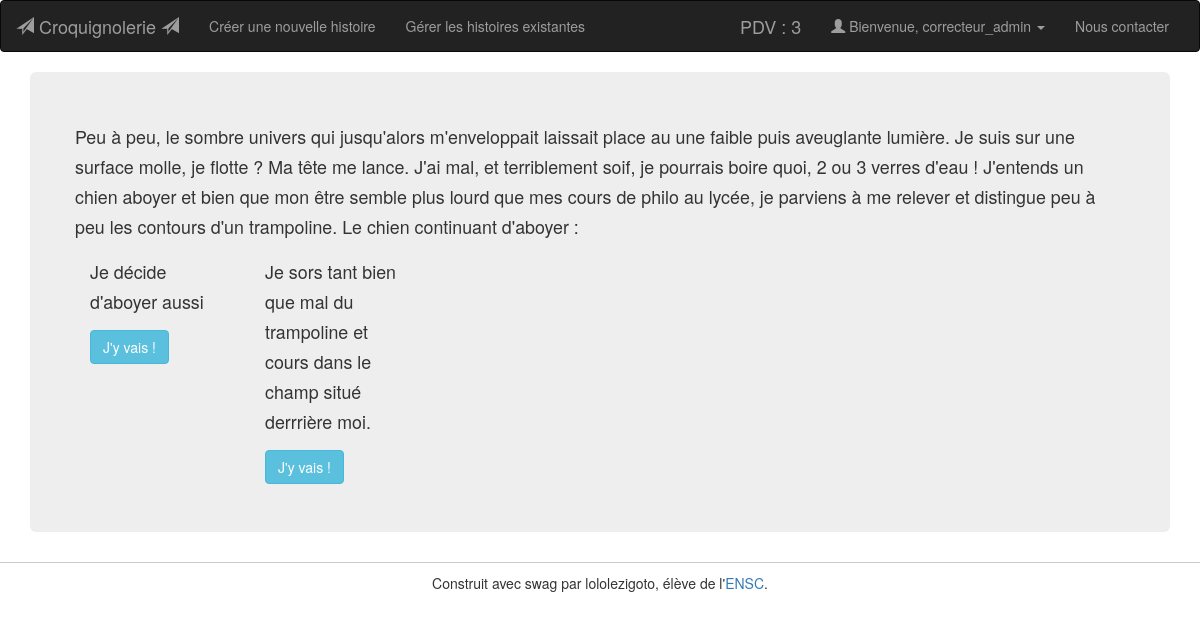
Screenshot of /firstpage.php?story=Désolé pour hier soir&id=1 (signed in) with the database file from the repository.
### tables this page shows
CREATE TABLE `partie_en_cours` (
  `id_partie` int(11) NOT NULL,
  `id_histoire` int(11) DEFAULT NULL,
  `nb_pdv` int(11) NOT NULL DEFAULT '3',
  `id_page_arret` int(11) DEFAULT NULL,
  `resume_partie` text,
  `matricule` int(11) NOT NULL
);

CREATE TABLE `pages` (
  `id_pages` int(11) NOT NULL,
  `text_page` text,
  `id_histoire` int(11) DEFAULT NULL,
  `desc_courte` text,
  `est_victoire_echec` tinyint(4) NOT NULL DEFAULT '1' COMMENT '0 pour echec, 1 pour ni victoire ni defaite, 2 pour victoire',
  `is_first_page` tinyint(1) NOT NULL DEFAULT '0'
);

CREATE TABLE `liens_pages` (
  `id_lien` int(11) NOT NULL,
  `id_page_depart` int(11) DEFAULT NULL,
  `id_page_arrivee` int(11) NOT NULL,
  `id_histoire` int(11) NOT NULL
);

### firstpage.php (the view, shortened to what this page needs)
<?php
$id = $_GET["id"];
$titrehistoire = $_GET["story"];
?>
<!doctype html>
<html>
<?php include("includes/connect.php");
$maRequete = "SELECT * FROM pages WHERE id_pages = 1";
    $response = $BDD->query($maRequete);
    $ligne = $response->fetch();
    $idpage = $ligne["id_pages"];
    $texte = $ligne["text_page"];
    $idhistoire = $ligne["id_histoire"];
$matricule=$_SESSION["matricule"];
$infoPartie=$BDD->query("SELECT * FROM partie_en_cours WHERE matricule=$matricule");
$lignePartie=$infoPartie->fetch();
$pdv=$lignePartie['nb_pdv'];
?>
<head>
    <link href="lib/bootstrap/css/bootstrap.min.css" rel="stylesheet">
    <link href="css/style.css" rel="stylesheet">
</head>
<body>
<?php
if(!empty($_SESSION['user']))
    include("includes/navbar_connected.php");
else
    include("includes/navbar.php");
?>
<div class="container">
        <div class="jumbotron">
            <div class="row">
                <div class="col- 1">
                    <p><small><?= $texte?></small></p>
                </div>
                <?php
                $maRequete2 = "SELECT * FROM liens_pages WHERE id_histoire = $id AND id_page_depart = $idpage";
                $response2 = $BDD->query($maRequete2);
                $nbchoix = $response2->rowCount();
                foreach ($response2 as $ligne2)
                {
                    $idpagechoix = $ligne2["id_page_arrivee"];
                    $maRequete3 = "SELECT * FROM pages WHERE id_pages = $idpagechoix";
                    $response3 = $BDD->query($maRequete3);
                    $ligne3 = $response3->fetch();
                    $descourte = $ligne3["desc_courte"];
                    ?>
                    <div class="col-sm-<?=$nbchoix?>">
                    <p><small><?= $descourte?></small></p>
                    <a href="page.php?story=<?=$titrehistoire?>&idstory=<?=$idhistoire?>&idpage=<?=$idpagechoix?>" class="btn btn-info" role="button"> J'y vais !</a>
                </div>
                <?php
                }
                ?>
            </div>
        </div>
            </div>
    <footer class="footer">
    Construit avec swag par lololezigoto, élève de l'<a href="https://www.ensc.fr">ENSC</a>.
</footer></div>
<script src="lib/bootstrap/js/bootstrap.min.js"></script></body>
</html>

### includes/navbar_connected.php (shortened to what this page needs)
<nav class="navbar fixed-top navbar-inverse">
  <div class="container-fluid">
    <div class="navbar-header">
      <a class="navbar-brand" href="index.php"> <span class="glyphicon glyphicon-send"></span> Croquignolerie <span class="glyphicon glyphicon-send"></span>
      </a>
    </div>
    <div class="collapse navbar-collapse" id="navbar-collapse-target">
                    <?php
                    if(isset($_SESSION['isAdmin']))
                        if($_SESSION['isAdmin']==1){?>
                                        <ul class="nav navbar-nav">
                                <li><a href="histoire_add.php">Créer une nouvelle histoire</a></li>
                            </ul>
                            <ul class="nav navbar-nav">
                                <li><a href="all_histoires_admin.php">Gérer les histoires existantes</a></li>
                            </ul>
                        <?php } ?>
                                <ul class="nav navbar-nav navbar-right">
                                        <?php
                                        if(isset($pdv))
                                        {
                                            ?><li class="navbar-brand" >PDV : <?=$pdv?></li><?php
                                        }
                                        ?>
                                            <li class="dropdown">
                                <a href="#" class="dropdown-toggle" data-toggle="dropdown">
                                    <span class="glyphicon glyphicon-user"></span> Bienvenue, <?= $_SESSION['user']?> <b class="caret"></b>
                                </a>
                                <li><a href="contact.php">Nous contacter</a></li>
                            </li>
                                    </ul>
                </div>
  </div>
</nav>

### css/style.css (style rules this page uses)
.footer { border-top: 1px solid #ccc; padding-top: 10px; margin-bottom: 10px; text-align: center; }

### rows the page displays
partie_en_cours: nb_pdv "3"
pages: text_page "Peu à peu, le sombre univers qui jusqu'alors m'enveloppait laissait place au une faible puis aveuglante lumière. Je suis sur une surface molle, je flotte ? Ma tête me lance. J'ai mal, et terriblement soif, je pourrais boire quoi, 2 ou 3 verres d'eau ! J'entends un chien aboyer et bien que mon être semble plus lourd que mes cours de philo au lycée, je parviens à me relever et distingue peu à peu les contours d'un trampoline. Le chien continuant d'aboyer :"
liens_pages: id_page_arrivee.desc_courte "Je décide d'aboyer aussi"
liens_pages: id_page_arrivee.desc_courte "Je sors tant bien que mal du trampoline et cours dans le champ situé derrrière moi."

### other values shown
$_SESSION['user'] "correcteur_admin"
